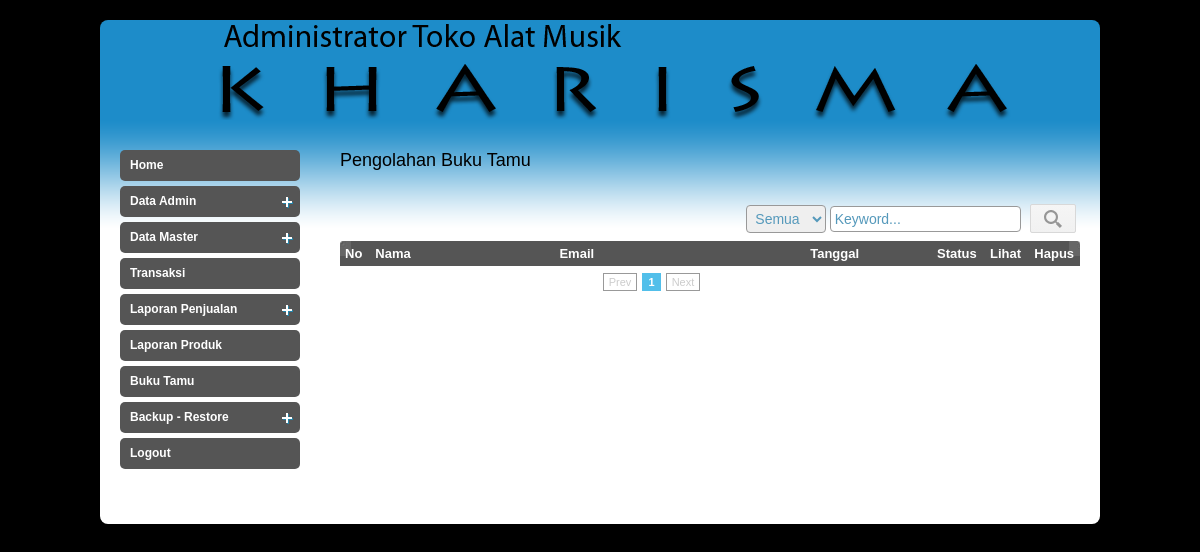
The page /admin/index.php?page=bukutamu (signed in) on the database as committed earlier.
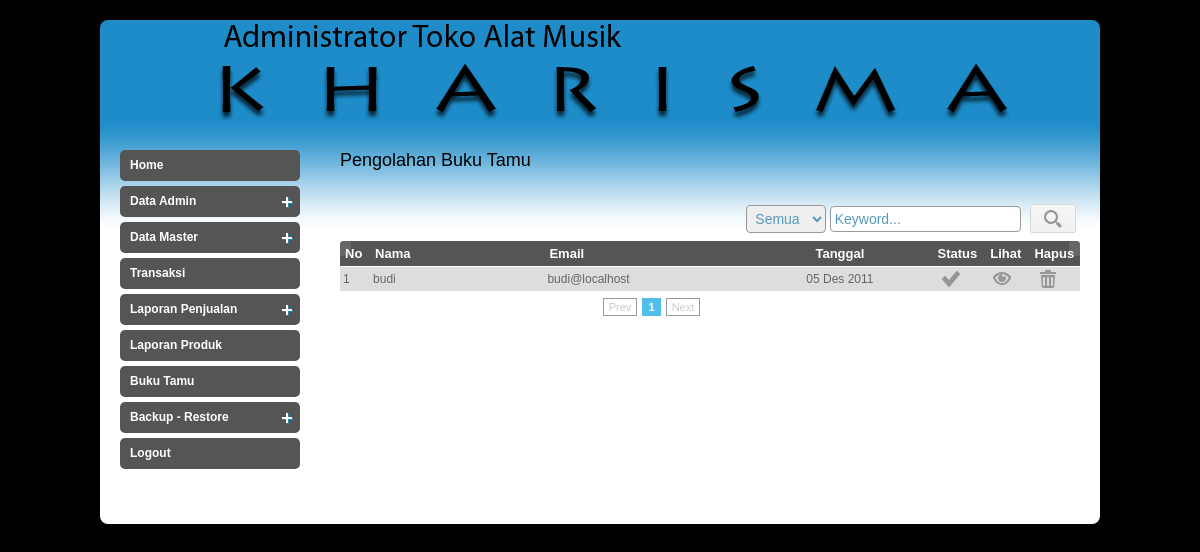
The same page on the database as committed later.
### tables this page shows
CREATE TABLE `t_bukutamu` (
  `id_bukutamu` int(11) NOT NULL auto_increment,
  `id_member` int(11) default NULL,
  `nama_bukutamu` varchar(100) NOT NULL,
  `email_bukutamu` varchar(50) NOT NULL,
  `isi_bukutamu` text NOT NULL,
  `status_bukutamu` enum('1','0') NOT NULL,
  `tanggal_bukutamu` datetime NOT NULL,
  PRIMARY KEY  (`id_bukutamu`)
);

### fungsi/function.php (called while the page is built, shortened)
<?php
function tgl_indo($tgl){
  $tanggal = substr($tgl,8,2);
  $bulan = getBulan(substr($tgl,5,2));
  $tahun = substr($tgl,0,4);
  return $tanggal.' '.$bulan.' '.$tahun;
}
function getBulan($bln){
  switch ($bln){
    case 12:
      return "Des";
      break;
  }
}
		?>

### admin/inc/bukutamu.php (the view, shortened to what the changed rows need)
<body>
<h2>Pengolahan Buku Tamu</h2>
<?php
if(isset($_GET['act'])){
	if($_GET['act'] == 'view'){
	  $idb=$_GET['idb'];
	  mysql_query("UPDATE t_bukutamu SET status_bukutamu='1' WHERE id_bukutamu='$idb'");
      $ambildata=mysql_query("SELECT * FROM t_bukutamu WHERE id_bukutamu=$idb");
	  $data=mysql_fetch_array($ambildata);
	?>
    <form action="" method="post" class="niceform">
        <table>
            <tr>
                <td><label for="nama">Nama :</label></td>
                <td><input type="text" name="nama" id="nama" size="40" maxlength="100" value="<?php echo $data['nama_bukutamu'];?>" readonly/></td>
            </tr>
            <tr>
                <td><label for="email">Email :</label></td>
                <td><input type="text" name="email" id="email" size="40" maxlength="100" readonly value="<?php echo $data['email_bukutamu'];?>"/></td>
            </tr>
            <tr>
                <td><label for="telp">Tanggal:</label></td>
                <td><input type="text" name="tgl" id="tgl" size="20" maxlength="15" readonly value="<?php echo tgl_indo($data['tanggal_bukutamu']);?>"/></td>
            </tr>
            <tr>
                <td><label for="alamat">Isi Komentar :</label></td>
                <td><textarea name="isi" id="deskripsi" rows="10" cols="60" readonly><?php echo $data['isi_bukutamu'];?></textarea></td>
            </tr>
                <td colspan="2" align="center">
                <a href="?page=bukutamu&act=reply&idb=<?php echo $idb;?>" class="button blue">
                <span class="label1">Balas</span></a>
                <a class="button red" href="?page=bukutamu"/><span class="label1">Batal</span></a></td>
            </tr>
        </table>
	</form>
	<?php
	}
	elseif($_GET['act'] == 'reply'){
	  $idb=$_GET['idb'];
      $ambildata=mysql_query("SELECT * FROM t_bukutamu WHERE id_bukutamu='$idb'");
	  $data=mysql_fetch_array($ambildata);
	?>
    <form action="" method="post">
        <table>
            <tr>
                <td><label for="nama">Kepada :</label></td>
                <td><input type="text" name="email" value="<?php echo $data['email_bukutamu'];?>" readonly/></td>
            </tr>
            <tr>
                <td><label for="email">Nama  :</label></td>
                <td><input type="text" name="nama" value="<?php echo $data['nama_bukutamu'];?>" readonly/></td>
            </tr>
            <tr>
                <td><label for="alamat">Isi Balasan :</label></td>
                <td><textarea name="balasan" id="deskripsi" rows="8" cols="60"></textarea></td>
            </tr>
                <td colspan="2" align="center">
                	<button name="kirim" class="blue"/><span class="label1">Kirim</span></button>
                    <a class="button red" href="?page=bukutamu"/><span class="label1">Batal</span></a>
                </td>
            </tr>
        </table>
	</form>
	<?php
	}
}
else
{
	$batas   = 10;
	if(empty($halaman)){
		$posisi  = 0;
	}
	else{
		$posisi = ($halaman-1) * $batas;
	}
	?>
    <?php
	if(isset($_POST['type'])){
		$type = addslashes($_POST['type']);
		if($type == 0)
			$sqlquery = "";
		elseif($type == 1)
			$sqlquery = "AND nama_bukutamu LIKE '%$_POST[textcari]%'";
		elseif($type == 2)
			$sqlquery = "AND tanggal_bukutamu LIKE '%$_POST[textcari]%'";
	}
	else{
		$sqlquery = "";
	}
	?>
	<table width="592" id="rounded-corner">
		<thead>
			<tr>
				<th width="51" class="rounded-company" scope="col">No</th>
				<th width="444" class="rounded" scope="col">Nama</th>
				<th width="444" class="rounded" scope="col">Email</th>
				<th width="444" class="rounded" scope="col" align="center">Tanggal</th>
                <th width="45" class="rounded" scope="col" align="center">Status</th>
				<th width="45" class="rounded" scope="col" align="center">Lihat</th>
				<th width="45" class="rounded-q4" scope="col" align="center">Hapus</th>
			</tr>
		</thead>
		<tbody>
			<?php
			$qbukutamu = mysql_query("SELECT * FROM t_bukutamu
									WHERE 1
									$sqlquery LIMIT $posisi,$batas");
			$no = $posisi+1;
			while($dbukutamu = mysql_fetch_array($qbukutamu)){
			?>
				<td><?php echo $no; ?></td>
				<td><?php echo $dbukutamu['nama_bukutamu']; ?></td>
				<td><?php echo $dbukutamu['email_bukutamu']; ?></td>
				<td align="center"><?php echo tgl_indo($dbukutamu['tanggal_bukutamu']); ?></td>
                <td align="center">
					<?php
					if($dbukutamu['status_bukutamu'] == 1){ ?>
                    	<a title="Sudah Dibaca"><span class="icon icon44"></span></a>
					<?php }
					elseif($dbukutamu['status_bukutamu'] == 0){
                    	echo "<a title='Belum Doibaca'><span class='icon icon35'></span></a>";
					}
					?>
				<td align="center"><a href="?page=bukutamu&act=view&idb=<?php echo $dbukutamu['id_bukutamu']; ?>" title="Lihat">
                    	<span class="icon icon84"></span></a>
                   </td>
				<td width="45" align="center">
					<a href="<?php echo $dbukutamu['id_bukutamu']; ?>" id="buku_tamu" class="ask" title="Hapus">
						<span class="icon icon186"></span></a>
				</td>
			<?php
			$no++;
			}
			?>
		</tbody>
	</table>
	<?php
}
	?>
</body>
</html>

Rows that differ between the two databases and show on the page:
added t_bukutamu: nama_bukutamu "budi", email_bukutamu "budi@localhost", tanggal_bukutamu "05 Des 2011"
